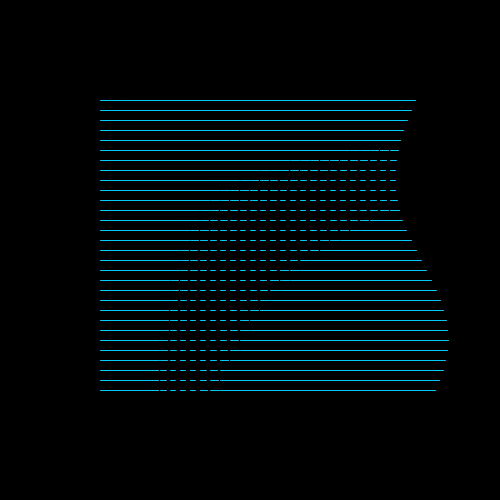
Frame 1 (no input)
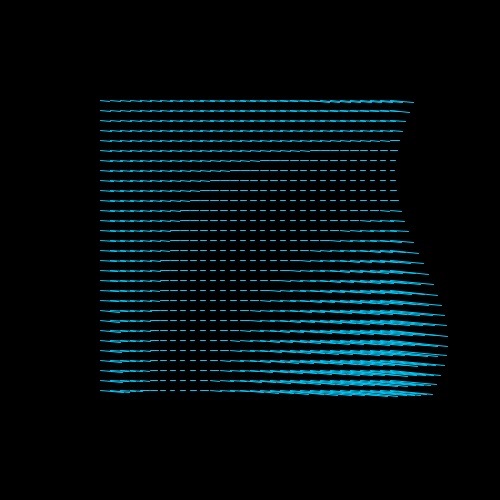
Frame 60 (the mouse pressed at the canvas centre just before this capture)
Frame 120 (the mouse held since frame 60 and released just before this capture): identical to frame 60, image omitted

The Processing sketch that drew these frames (run headless with seeded random() and noise(); from frame 60 on, the mouse is pressed at the canvas centre):

// Processing sketch: DirectionGIF
// ── DirectionGIF.pde
int numberFrames = 60, step=10, border=100, dmax=80;
float theta;

void setup() {
  size(500, 500);
}

void draw() {
  background(0);
  stroke(0);

  int cx=0;

  for (int x=border; x<width-border; x+=step) {

    int cy=0;
    int n=(int) sq((height-2*border)/step);

    for (int y=border; y<height-border; y+=step) {

      float offSet=(TWO_PI/n*cx*cy);
      float distance=dist(0, 0, x, y);
      float max=map(distance, 0, sqrt(sq(width)+sq(height)), 0, dmax);

      pushMatrix();
      translate(x, y);

      float d=map(sin(theta+offSet), -1, 1, max, 5);  
      float x1=cos(theta)*d;
      float y1=sin(theta)*d;

      stroke(#00CAFA);
      line(0, 0, x1, y1);

      popMatrix();

      cy++;
    }
    cx++;
  }
  theta -= TWO_PI/numberFrames;
}
